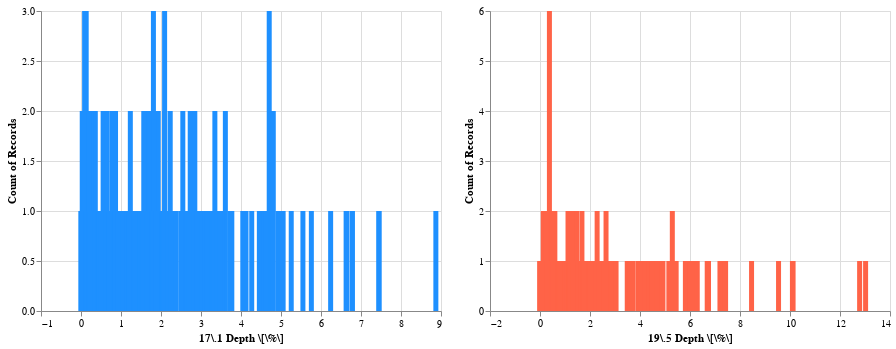

This figure's notebook cell:
### Markdown cell above
The relationship between these two emission line depths seems to be roughly linear, which is what I'd expect. I don't expect to see any truly huge numbers so there's not much room for a nonlinear relationship. I also expect to see more small depths than large ones, and that clearly shows up with a higher density of points down there. Though it should be easy to convert these data into a histogram with Altair. Let's try that:

### Code cell
base = alt.Chart(jedi_sub).mark_bar().encode(
    y='count()'
)
p1 = base.encode(alt.X('17\\.1 Depth \\[\\%\\]:Q'), color=alt.value('dodgerblue')) # Should be able to do bin=True here but that ends up showing nothing
p2 = base.encode(alt.X('19\\.5 Depth \\[\\%\\]:Q'), color=alt.value('tomato'))
p1 | p2

### Figure 1 — Vega-Lite specification as saved in the notebook (floating-point values rounded to 4 significant figures; data arrays with more than 128 entries replaced by an {"elided": "..."} marker saying what was removed)
{"$schema": "https://vega.github.io/schema/vega-lite/v2.4.1.json", "config": {"view": {"height": 300, "width": 400}}, "hconcat": [{"data": {"values": {"elided": "4770 records"}}, "encoding": {"color": {"value": "dodgerblue"}, "x": {"field": "17\\.1 Depth \\[\\%\\]", "type": "quantitative"}, "y": {"aggregate": "count", "type": "quantitative"}}, "mark": "bar"}, {"data": {"values": {"elided": "4770 records"}}, "encoding": {"color": {"value": "tomato"}, "x": {"field": "19\\.5 Depth \\[\\%\\]", "type": "quantitative"}, "y": {"aggregate": "count", "type": "quantitative"}}, "mark": "bar"}]}
